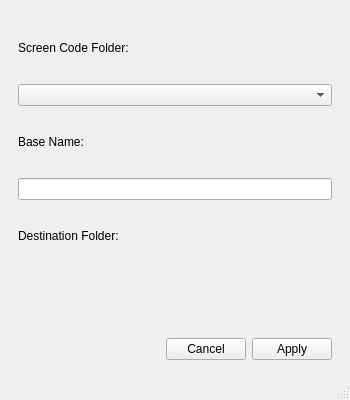
<?xml version="1.0" encoding="UTF-8"?>
<ui version="4.0">
 <class>MainWindow</class>
 <widget class="QMainWindow" name="MainWindow">
  <property name="geometry">
   <rect>
    <x>0</x>
    <y>0</y>
    <width>350</width>
    <height>400</height>
   </rect>
  </property>
  <property name="windowTitle">
   <string>MainWindow</string>
  </property>
  <widget class="QWidget" name="centralwidget">
   <layout class="QVBoxLayout" name="verticalLayout">
    <item>
     <layout class="QHBoxLayout" name="horizontalLayout">
      <item>
       <widget class="ScreenOptions" name="screen_options">
        <property name="catch_close_option" stdset="0">
         <bool>false</bool>
        </property>
        <property name="catch_errors_option" stdset="0">
         <bool>false</bool>
        </property>
        <property name="use_pref_file_option" stdset="0">
         <bool>false</bool>
        </property>
        <property name="embedded_program_option" stdset="0">
         <bool>false</bool>
        </property>
        <property name="fileDialog_option" stdset="0">
         <bool>true</bool>
        </property>
        <layout class="QVBoxLayout" name="verticalLayout_2">
         <item>
          <widget class="QLabel" name="label">
           <property name="text">
            <string>Screen Code Folder:</string>
           </property>
          </widget>
         </item>
         <item>
          <widget class="QComboBox" name="comboBox"/>
         </item>
         <item>
          <widget class="QLabel" name="label_3">
           <property name="text">
            <string>Base Name:</string>
           </property>
          </widget>
         </item>
         <item>
          <widget class="QLineEdit" name="lineEdit"/>
         </item>
         <item>
          <widget class="QLabel" name="label_2">
           <property name="text">
            <string>Destination Folder:</string>
           </property>
          </widget>
         </item>
         <item>
          <widget class="FileManager" name="filemanager"/>
         </item>
         <item>
          <layout class="QHBoxLayout" name="horizontalLayout_2">
           <item>
            <layout class="QHBoxLayout" name="horizontalLayout_3">
             <item>
              <spacer name="horizontalSpacer">
               <property name="orientation">
                <enum>Qt::Horizontal</enum>
               </property>
               <property name="sizeHint" stdset="0">
                <size>
                 <width>40</width>
                 <height>20</height>
                </size>
               </property>
              </spacer>
             </item>
             <item>
              <widget class="QPushButton" name="cancelButton">
               <property name="text">
                <string>Cancel</string>
               </property>
              </widget>
             </item>
            </layout>
           </item>
           <item>
            <widget class="QPushButton" name="applyButton">
             <property name="text">
              <string>Apply</string>
             </property>
            </widget>
           </item>
          </layout>
         </item>
        </layout>
       </widget>
      </item>
     </layout>
    </item>
   </layout>
  </widget>
  <widget class="QMenuBar" name="menubar">
   <property name="geometry">
    <rect>
     <x>0</x>
     <y>0</y>
     <width>350</width>
     <height>22</height>
    </rect>
   </property>
  </widget>
  <widget class="QStatusBar" name="statusbar"/>
 </widget>
 <customwidgets>
  <customwidget>
   <class>FileManager</class>
   <extends>QWidget</extends>
   <header>qtvcp.widgets.file_manager</header>
  </customwidget>
  <customwidget>
   <class>ScreenOptions</class>
   <extends>QWidget</extends>
   <header>qtvcp.widgets.screen_options</header>
   <container>1</container>
  </customwidget>
 </customwidgets>
 <resources/>
 <connections>
  <connection>
   <sender>cancelButton</sender>
   <signal>clicked()</signal>
   <receiver>MainWindow</receiver>
   <slot>close()</slot>
   <hints>
    <hint type="sourcelabel">
     <x>498</x>
     <y>540</y>
    </hint>
    <hint type="destinationlabel">
     <x>147</x>
     <y>574</y>
    </hint>
   </hints>
  </connection>
  <connection>
   <sender>applyButton</sender>
   <signal>clicked()</signal>
   <receiver>MainWindow</receiver>
   <slot>applyClicked()</slot>
   <hints>
    <hint type="sourcelabel">
     <x>595</x>
     <y>547</y>
    </hint>
    <hint type="destinationlabel">
     <x>594</x>
     <y>569</y>
    </hint>
   </hints>
  </connection>
 </connections>
 <slots>
  <slot>applyClicked()</slot>
 </slots>
</ui>
